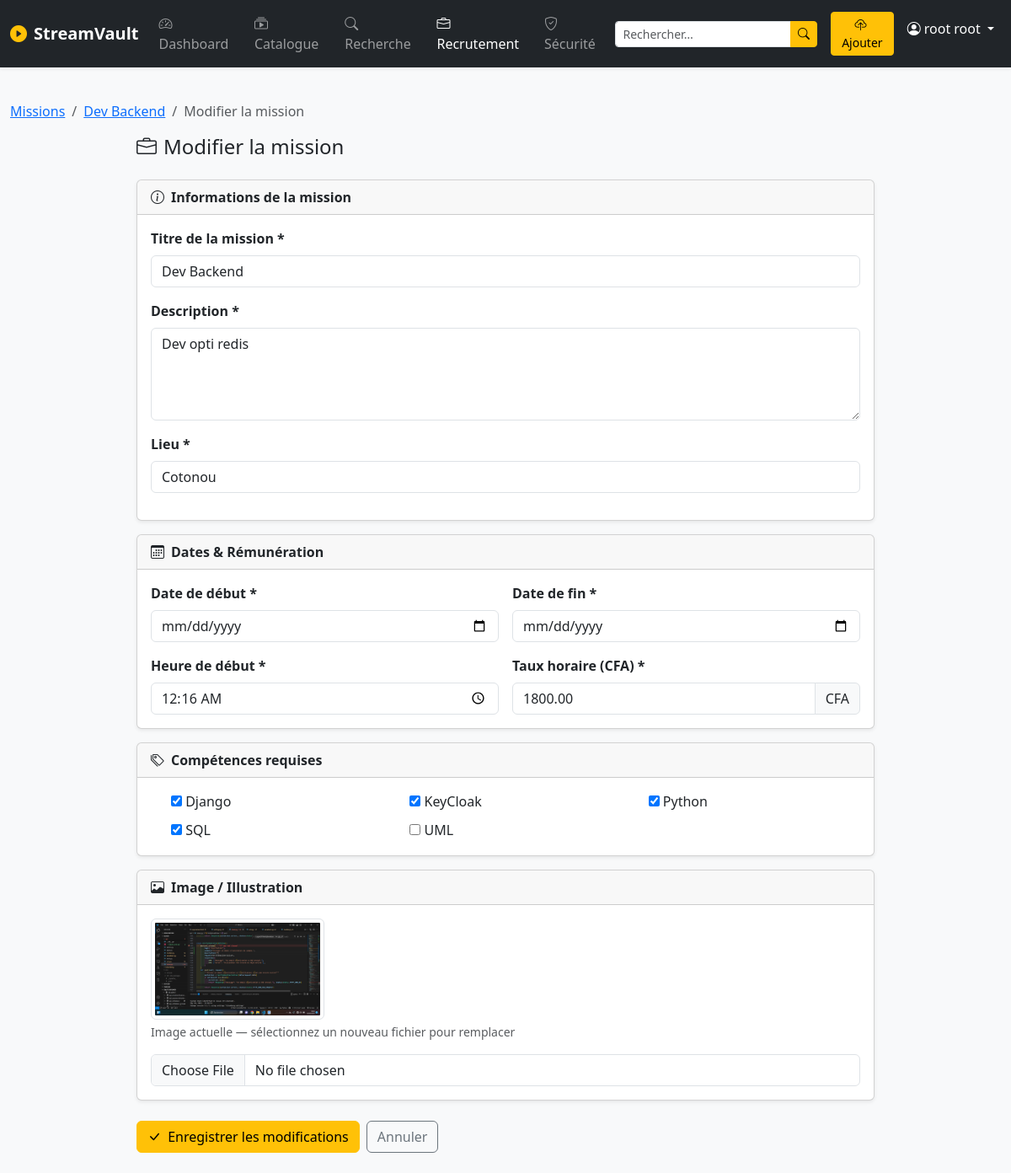
The page /recrutement/5/modifier/ (signed in) on the database its author committed.
### authentification/models.py (models this page shows, shortened)
class User(AbstractUser):
    username = None
    email = models.EmailField(max_length=100 , blank=True, null=True, unique=True)
    nom = models.CharField(max_length=50, blank=False, null=False)
    prenoms = models.CharField(max_length=65, blank=False, null=False)
    photo_url = models.ImageField(upload_to='photo/')
    creat_at = models.DateTimeField(auto_now_add=True, editable=False)
    update_at = models.DateTimeField(auto_now=True)
    is_staff = models.BooleanField(default=False)
    is_active = models.BooleanField(default=True, auto_created=True)
    is_superuser = models.BooleanField(default=False)
    USERNAME_FIELD = 'email'
    REQUIRED_FIELDS = ["nom", "prenoms"]
    objects = UserManager()
    @property
    def full_name(self):
        return f"{self.nom} {self.prenoms}"

### recrutement/models.py (models this page shows, shortened)
class Mission(models.Model):
    STATUT_OUVERTE   = "ouverte"
    STATUT_FERMEE    = "fermee"
    STATUT_POURVUE   = "pourvue"
    STATUT_CHOICES = [
        (STATUT_OUVERTE,  "Ouverte"),
        (STATUT_FERMEE,   "Fermée"),
        (STATUT_POURVUE,  "Pourvue"),
    ]
    titre       = models.CharField(max_length=200, verbose_name="Titre de la mission")
    description = models.TextField(verbose_name="Description")
    date_debut  = models.DateField(verbose_name="Date de début")
    date_fin    = models.DateField(verbose_name="Date de fin")
    heure       = models.TimeField(verbose_name="Heure de début")
    taux_horaire = models.DecimalField(
        max_digits=8, decimal_places=2, verbose_name="Taux horaire (CFA)"
    )
    competences = models.ManyToManyField(
        Competence,
        blank=True,
        related_name="missions",
        verbose_name="Compétences requises",
    )
    lieu        = models.CharField(max_length=200, verbose_name="Lieu")
    image       = models.ImageField(
        upload_to="missions/",
        blank=True,
        null=True,
        verbose_name="Image",
    )
    statut      = models.CharField(
        max_length=10,
        choices=STATUT_CHOICES,
        default=STATUT_OUVERTE,
        verbose_name="Statut",
    )
    auteur      = models.ForeignKey(
        settings.AUTH_USER_MODEL,
        on_delete=models.CASCADE,
        related_name="missions",
        verbose_name="Auteur",
    )
    cree_le     = models.DateTimeField(auto_now_add=True)
    modifie_le  = models.DateTimeField(auto_now=True)
    class Meta:
        verbose_name = "Mission"
        verbose_name_plural = "Missions"
        ordering = ["-cree_le"]

class Competence(models.Model):
    nom = models.CharField(max_length=100, unique=True, verbose_name="Compétence")
    class Meta:
        verbose_name = "Compétence"
        verbose_name_plural = "Compétences"
        ordering = ["nom"]
    def __str__(self):
        return self.nom

### recrutement/views.py (the view)
# urls.py: path("<int:pk>/modifier/",        views.modifier_mission,   name="modifier"),
@login_required
def modifier_mission(request, pk):
    mission = get_object_or_404(Mission, pk=pk)
    if request.user != mission.auteur and not request.user.is_staff:
        messages.error(request, "Vous n'êtes pas autorisé à modifier cette mission.")
        return redirect("recrutement:detail", pk=pk)
    if request.method == "POST":
        form = MissionForm(request.POST, request.FILES, instance=mission)
        if form.is_valid():
            form.save()
            messages.success(request, f"✓ Mission « {mission.titre} » mise à jour.")
            return redirect("recrutement:detail", pk=pk)
    else:
        form = MissionForm(instance=mission)
    return render(request, "recrutement/form_mission.html", {
        "form":       form,
        "mission":    mission,
        "titre_page": "Modifier la mission",
        "mode": "edition",
    })

### recrutement/templates/recrutement/form_mission.html (shortened to what this page needs)
{% extends "greenplay/base.html" %}
{% block content %}
<nav aria-label="breadcrumb" class="mb-3">
  <ol class="breadcrumb">
    <li class="breadcrumb-item"><a href="{% url 'recrutement:liste' %}">Missions</a></li>
    {% if mode == 'edition' %}
    <li class="breadcrumb-item"><a href="{% url 'recrutement:detail' mission.pk %}">{{ mission.titre }}</a></li>
    {% endif %}
    <li class="breadcrumb-item active">{{ titre_page }}</li>
  </ol>
</nav>
<div class="row justify-content-center">
  <div class="col-lg-9">
    <h4 class="mb-4">
      <i class="bi bi-briefcase me-2"></i>{{ titre_page }}
    </h4>
    <form method="post" enctype="multipart/form-data">
      <div class="card shadow-sm mb-3">
        <div class="card-header fw-semibold">
          <i class="bi bi-info-circle me-2"></i>Informations de la mission
        </div>
        <div class="card-body">
          <div class="mb-3">
            <label class="form-label fw-semibold">{{ form.titre.label }}</label>
            {{ form.titre }}
          </div>
          <div class="mb-3">
            <label class="form-label fw-semibold">{{ form.description.label }}</label>
            {{ form.description }}
          </div>
          <div class="mb-3">
            <label class="form-label fw-semibold">{{ form.lieu.label }}</label>
            {{ form.lieu }}
          </div>
        </div>
      </div>
      <div class="card shadow-sm mb-3">
        <div class="card-header fw-semibold">
          <i class="bi bi-calendar3 me-2"></i>Dates & Rémunération
        </div>
        <div class="card-body">
          <div class="row g-3">
            <div class="col-md-6">
              <label class="form-label fw-semibold">{{ form.date_debut.label }}</label>
              {{ form.date_debut }}
            </div>
            <div class="col-md-6">
              <label class="form-label fw-semibold">{{ form.date_fin.label }}</label>
              {{ form.date_fin }}
            </div>
            <div class="col-md-6">
              <label class="form-label fw-semibold">{{ form.heure.label }}</label>
              {{ form.heure }}
            </div>
            <div class="col-md-6">
              <label class="form-label fw-semibold">{{ form.taux_horaire.label }}</label>
              <div class="input-group">
                {{ form.taux_horaire }}
                <span class="input-group-text">CFA</span>
              </div>
            </div>
          </div>
        </div>
      </div>
      <div class="card shadow-sm mb-3">
        <div class="card-header fw-semibold">
          <i class="bi bi-tags me-2"></i>Compétences requises
        </div>
        <div class="card-body">
          {% if form.competences.field.queryset.count > 0 %}
          <div class="row row-cols-2 row-cols-md-3 g-2">
            {% for checkbox in form.competences %}
            <div class="col">
              <div class="form-check">
                {{ checkbox.tag }}
                <label class="form-check-label" for="{{ checkbox.id_for_label }}">
                  {{ checkbox.choice_label }}
                </label>
              </div>
            </div>
            {% endfor %}
          </div>
          {% endif %}
        </div>
      </div>
      <div class="card shadow-sm mb-4">
        <div class="card-header fw-semibold">
          <i class="bi bi-image me-2"></i>Image / Illustration
        </div>
        <div class="card-body">
          {% if mode == 'edition' and mission.image %}
          <div class="mb-3">
            <img src="{{ mission.image.url }}" alt="Image actuelle"
                 class="img-thumbnail" style="max-height:120px">
            <small class="text-muted d-block mt-1">Image actuelle — sélectionnez un nouveau fichier pour remplacer</small>
          </div>
          {% endif %}
          {{ form.image }}
        </div>
      </div>
      <div class="d-flex gap-2">
        <button type="submit" class="btn btn-warning">
          <i class="bi bi-check-lg me-1"></i>
          {% if mode == 'edition' %}Enregistrer les modifications{% else %}Publier la mission{% endif %}
        </button>
        {% if mode == 'edition' %}
        <a href="{% url 'recrutement:detail' mission.pk %}" class="btn btn-outline-secondary">Annuler</a>
        {% else %}
        <a href="{% url 'recrutement:liste' %}" class="btn btn-outline-secondary">Annuler</a>
        {% endif %}
      </div>
    </form>
  </div>
</div>
{% endblock %}

### greenplay/templates/greenplay/base.html (shortened to what this page needs)
{% load static %}
<!DOCTYPE html>
<html lang="fr">
<head>
  {% load static %}
  <link rel="stylesheet" href="{% static 'vendor/css/bootstrap.min.css' %}">
  <link rel="stylesheet" href="{% static 'vendor/css/bootstrap-icons.min.css' %}">
  <link rel="stylesheet" href="{% static 'vendor/css/fonts.css' %}">
</head>
<body class="bg-light">
<nav class="navbar navbar-expand-lg navbar-dark bg-dark shadow-sm">
  <div class="container-fluid">
    <a class="navbar-brand fw-bold" href="{% url 'media:dashboard' %}">
      <i class="bi bi-play-circle-fill text-warning me-2"></i>StreamVault
    </a>
    <div class="collapse navbar-collapse" id="navMenu">
      <ul class="navbar-nav me-auto mb-2 mb-lg-0">
        <li class="nav-item">
          <a class="nav-link {% if request.resolver_match.url_name == 'dashboard' %}active{% endif %}"
             href="{% url 'media:dashboard' %}">
            <i class="bi bi-speedometer2 me-1"></i>Dashboard
          </a>
        </li>
        <li class="nav-item">
          <a class="nav-link {% if request.resolver_match.url_name == 'catalogue' %}active{% endif %}"
             href="{% url 'media:catalogue' %}">
            <i class="bi bi-collection-play me-1"></i>Catalogue
          </a>
        </li>
        <li class="nav-item">
          <a class="nav-link {% if request.resolver_match.url_name == 'search' %}active{% endif %}"
             href="{% url 'media:search' %}">
            <i class="bi bi-search me-1"></i>Recherche
          </a>
        </li>
        <li class="nav-item">
          <a class="nav-link {% if 'recrutement' in request.resolver_match.namespace %}active{% endif %}"
            href="{% url 'recrutement:liste' %}">
            <i class="bi bi-briefcase me-1"></i>Recrutement
          </a>
        </li>
        {% if user.is_staff %}
        <li class="nav-item">
          <a class="nav-link {% if request.resolver_match.url_name == 'security' %}active{% endif %}"
             href="{% url 'media:security' %}">
            <i class="bi bi-shield-check me-1"></i>Sécurité
          </a>
        </li>
        {% endif %}
      </ul>
      <form class="d-flex me-3" action="{% url 'media:search' %}" method="get">
        <div class="input-group input-group-sm">
          <input type="text" name="q" class="form-control" placeholder="Rechercher…">
          <button class="btn btn-warning" type="submit">
            <i class="bi bi-search"></i>
          </button>
        </div>
      </form>
      <ul class="navbar-nav">
        <li class="nav-item">
          <a class="btn btn-warning btn-sm me-2" href="{% url 'media:upload' %}">
            <i class="bi bi-cloud-upload me-1"></i>Ajouter
          </a>
        </li>
        <li class="nav-item dropdown">
          <a class="nav-link dropdown-toggle text-white" href="#" data-bs-toggle="dropdown">
            <i class="bi bi-person-circle me-1"></i>{{ user.full_name }}
          </a>
        </li>
      </ul>
    </div>
  </div>
</nav>
<div class="container-fluid py-4">
  {% block content %}{% endblock %}
</div>
</body>
</html>

### rows shown on the page
User: full_name "root root"
Mission: titre "Dev Backend", description "Dev opti redis", lieu "Cotonou", heure "00:16:00", taux_horaire "1800.00", image (picture)
Competence: choice_label "Django"
Competence: choice_label "KeyCloak"
Competence: choice_label "Python"
Competence: choice_label "SQL"
Competence: choice_label "UML"

### other values the page prints
{{ titre_page }} "Modifier la mission"
